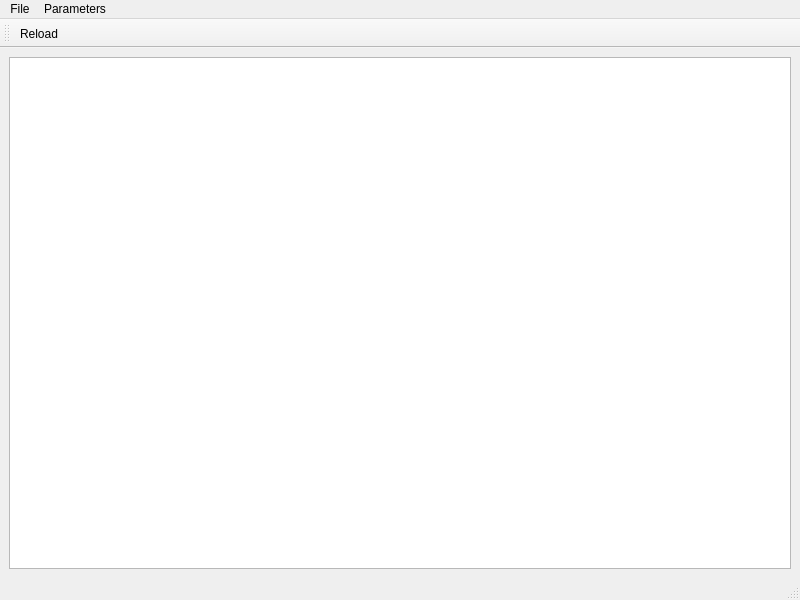
<?xml version="1.0" encoding="UTF-8"?>
<ui version="4.0">
 <class>mainWindow</class>
 <widget class="QMainWindow" name="mainWindow">
  <property name="geometry">
   <rect>
    <x>0</x>
    <y>0</y>
    <width>800</width>
    <height>600</height>
   </rect>
  </property>
  <property name="windowTitle">
   <string>Param Edit</string>
  </property>
  <widget class="QWidget" name="centralwidget">
   <layout class="QHBoxLayout" name="horizontalLayout">
    <item>
     <widget class="QTreeView" name="treeView"/>
    </item>
   </layout>
  </widget>
  <widget class="QMenuBar" name="menubar">
   <property name="geometry">
    <rect>
     <x>0</x>
     <y>0</y>
     <width>800</width>
     <height>25</height>
    </rect>
   </property>
   <widget class="QMenu" name="menuFile">
    <property name="title">
     <string>File</string>
    </property>
    <addaction name="actionSettings"/>
    <addaction name="separator"/>
    <addaction name="actionExit"/>
   </widget>
   <widget class="QMenu" name="menuParameters">
    <property name="title">
     <string>Parameters</string>
    </property>
    <addaction name="actionReload"/>
   </widget>
   <addaction name="menuFile"/>
   <addaction name="menuParameters"/>
  </widget>
  <widget class="QStatusBar" name="statusbar"/>
  <widget class="QToolBar" name="toolBar">
   <property name="windowTitle">
    <string>toolBar</string>
   </property>
   <attribute name="toolBarArea">
    <enum>TopToolBarArea</enum>
   </attribute>
   <attribute name="toolBarBreak">
    <bool>false</bool>
   </attribute>
   <addaction name="actionReload"/>
  </widget>
  <action name="actionExit">
   <property name="text">
    <string>Exit</string>
   </property>
   <property name="shortcut">
    <string>Q</string>
   </property>
  </action>
  <action name="actionReload">
   <property name="text">
    <string>Reload</string>
   </property>
  </action>
  <action name="actionSettings">
   <property name="text">
    <string>Settings...</string>
   </property>
  </action>
 </widget>
 <resources/>
 <connections>
  <connection>
   <sender>actionExit</sender>
   <signal>triggered()</signal>
   <receiver>mainWindow</receiver>
   <slot>close()</slot>
   <hints>
    <hint type="sourcelabel">
     <x>-1</x>
     <y>-1</y>
    </hint>
    <hint type="destinationlabel">
     <x>399</x>
     <y>299</y>
    </hint>
   </hints>
  </connection>
 </connections>
</ui>
